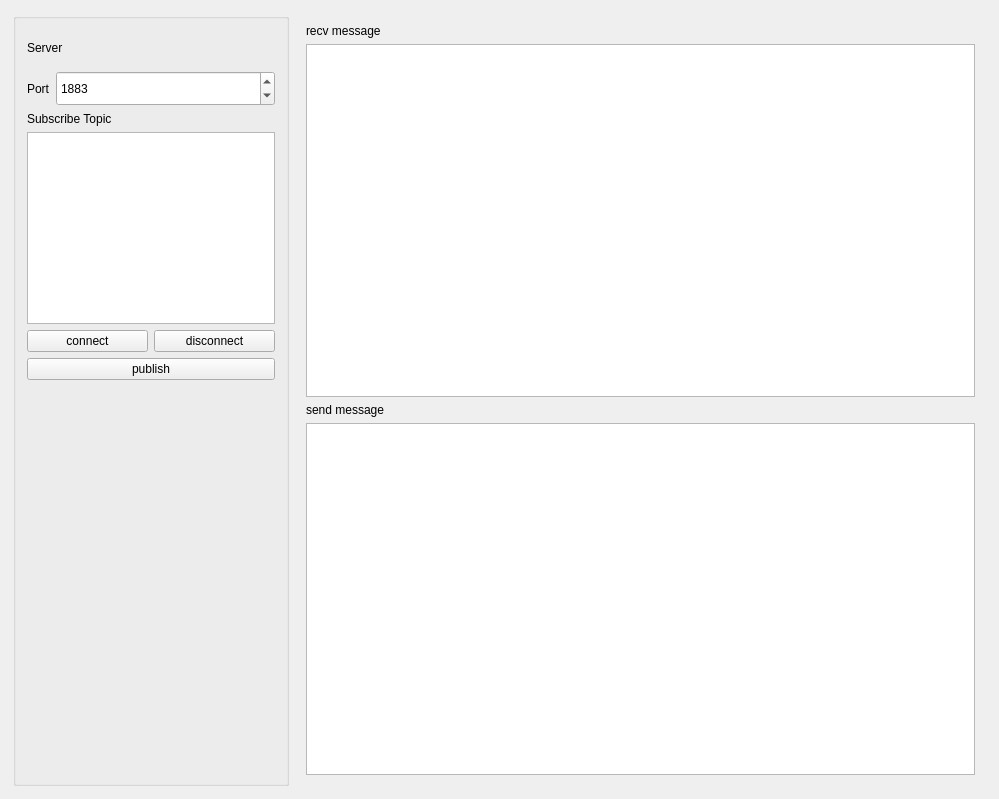
<?xml version="1.0" encoding="UTF-8"?>
<ui version="4.0">
 <class>MqttWidgetClass</class>
 <widget class="QWidget" name="MqttWidgetClass">
  <property name="geometry">
   <rect>
    <x>0</x>
    <y>0</y>
    <width>999</width>
    <height>799</height>
   </rect>
  </property>
  <property name="minimumSize">
   <size>
    <width>999</width>
    <height>799</height>
   </size>
  </property>
  <property name="windowTitle">
   <string>MqttWidget</string>
  </property>
  <layout class="QGridLayout" name="gridLayout_3">
   <item row="0" column="0">
    <widget class="QWidget" name="widget_2" native="true">
     <property name="minimumSize">
      <size>
       <width>0</width>
       <height>40</height>
      </size>
     </property>
     <layout class="QGridLayout" name="gridLayout_4" columnstretch="2,5">
      <property name="leftMargin">
       <number>2</number>
      </property>
      <property name="topMargin">
       <number>2</number>
      </property>
      <property name="rightMargin">
       <number>2</number>
      </property>
      <property name="bottomMargin">
       <number>2</number>
      </property>
      <item row="0" column="0">
       <widget class="QGroupBox" name="groupBox">
        <property name="title">
         <string/>
        </property>
        <layout class="QGridLayout" name="gridLayout_2" rowstretch="0,0,0,0,0,0,1">
         <item row="4" column="0">
          <layout class="QHBoxLayout" name="horizontalLayout">
           <item>
            <widget class="QPushButton" name="ptnConnect">
             <property name="text">
              <string>connect</string>
             </property>
            </widget>
           </item>
           <item>
            <widget class="QPushButton" name="ptnDisConnect">
             <property name="text">
              <string>disconnect</string>
             </property>
            </widget>
           </item>
          </layout>
         </item>
         <item row="1" column="0">
          <layout class="QHBoxLayout" name="horizontalLayout_3" stretch="0,1">
           <item>
            <widget class="QLabel" name="label_2">
             <property name="text">
              <string>Port</string>
             </property>
            </widget>
           </item>
           <item>
            <widget class="QSpinBox" name="spinBox_port">
             <property name="minimumSize">
              <size>
               <width>0</width>
               <height>35</height>
              </size>
             </property>
             <property name="minimum">
              <number>1</number>
             </property>
             <property name="maximum">
              <number>65535</number>
             </property>
             <property name="value">
              <number>1883</number>
             </property>
            </widget>
           </item>
          </layout>
         </item>
         <item row="2" column="0">
          <widget class="QLabel" name="label_3">
           <property name="text">
            <string>Subscribe Topic</string>
           </property>
          </widget>
         </item>
         <item row="3" column="0">
          <widget class="QListWidget" name="listWidget_sub"/>
         </item>
         <item row="0" column="0">
          <layout class="QHBoxLayout" name="horizontalLayout_2" stretch="0,1">
           <item>
            <widget class="QLabel" name="label">
             <property name="text">
              <string>Server</string>
             </property>
            </widget>
           </item>
           <item>
            <widget class="IPAddress" name="LineIP" native="true">
             <property name="minimumSize">
              <size>
               <width>160</width>
               <height>35</height>
              </size>
             </property>
            </widget>
           </item>
          </layout>
         </item>
         <item row="6" column="0">
          <spacer name="verticalSpacer">
           <property name="orientation">
            <enum>Qt::Vertical</enum>
           </property>
           <property name="sizeHint" stdset="0">
            <size>
             <width>20</width>
             <height>40</height>
            </size>
           </property>
          </spacer>
         </item>
         <item row="5" column="0">
          <widget class="QPushButton" name="ptnPub">
           <property name="text">
            <string>publish</string>
           </property>
          </widget>
         </item>
        </layout>
       </widget>
      </item>
      <item row="0" column="1">
       <widget class="QWidget" name="widget" native="true">
        <layout class="QGridLayout" name="gridLayout">
         <item row="0" column="0">
          <widget class="QLabel" name="label_4">
           <property name="text">
            <string>recv message</string>
           </property>
          </widget>
         </item>
         <item row="1" column="0">
          <widget class="QPlainTextEdit" name="plainTextrecv"/>
         </item>
         <item row="2" column="0">
          <widget class="QLabel" name="label_5">
           <property name="text">
            <string>send message</string>
           </property>
          </widget>
         </item>
         <item row="3" column="0">
          <widget class="QPlainTextEdit" name="plainTextpub"/>
         </item>
        </layout>
       </widget>
      </item>
     </layout>
    </widget>
   </item>
  </layout>
 </widget>
 <layoutdefault spacing="6" margin="11"/>
 <customwidgets>
  <customwidget>
   <class>IPAddress</class>
   <extends>QWidget</extends>
   <header>ipaddress.h</header>
   <container>1</container>
  </customwidget>
 </customwidgets>
 <resources/>
 <connections/>
</ui>
